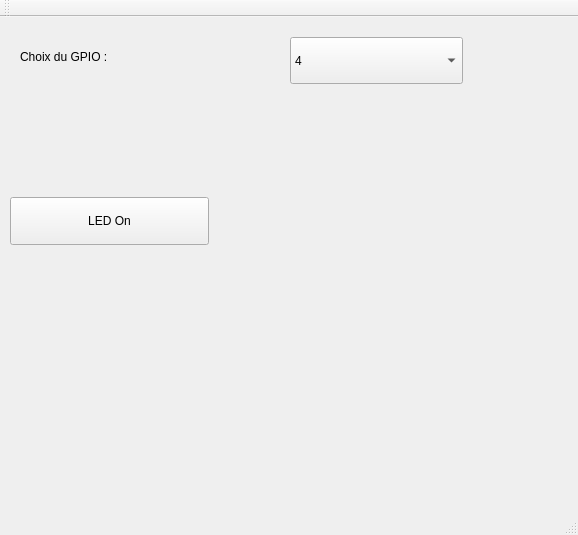
<?xml version="1.0" encoding="UTF-8"?>
<ui version="4.0">
 <class>CAppGpio</class>
 <widget class="QMainWindow" name="CAppGpio">
  <property name="geometry">
   <rect>
    <x>0</x>
    <y>0</y>
    <width>578</width>
    <height>535</height>
   </rect>
  </property>
  <property name="windowTitle">
   <string>CAppGpio</string>
  </property>
  <widget class="QWidget" name="centralWidget">
   <widget class="QPushButton" name="bpSS">
    <property name="geometry">
     <rect>
      <x>10</x>
      <y>180</y>
      <width>199</width>
      <height>48</height>
     </rect>
    </property>
    <property name="text">
     <string>LED On</string>
    </property>
   </widget>
   <widget class="QComboBox" name="comboBox">
    <property name="geometry">
     <rect>
      <x>290</x>
      <y>20</y>
      <width>173</width>
      <height>47</height>
     </rect>
    </property>
    <item>
     <property name="text">
      <string>4</string>
     </property>
    </item>
    <item>
     <property name="text">
      <string>10</string>
     </property>
    </item>
    <item>
     <property name="text">
      <string>8</string>
     </property>
    </item>
   </widget>
   <widget class="QLabel" name="lTexte">
    <property name="geometry">
     <rect>
      <x>20</x>
      <y>20</y>
      <width>271</width>
      <height>39</height>
     </rect>
    </property>
    <property name="text">
     <string>Choix du GPIO :</string>
    </property>
   </widget>
   <widget class="QLabel" name="label">
    <property name="geometry">
     <rect>
      <x>250</x>
      <y>110</y>
      <width>261</width>
      <height>301</height>
     </rect>
    </property>
    <property name="text">
     <string/>
    </property>
    <property name="pixmap">
     <pixmap>led-diode-256.jpg</pixmap>
    </property>
    <property name="scaledContents">
     <bool>false</bool>
    </property>
   </widget>
  </widget>
  <widget class="QMenuBar" name="menuBar">
   <property name="geometry">
    <rect>
     <x>0</x>
     <y>0</y>
     <width>578</width>
     <height>44</height>
    </rect>
   </property>
  </widget>
  <widget class="QToolBar" name="mainToolBar">
   <attribute name="toolBarArea">
    <enum>TopToolBarArea</enum>
   </attribute>
   <attribute name="toolBarBreak">
    <bool>false</bool>
   </attribute>
  </widget>
  <widget class="QStatusBar" name="statusBar"/>
 </widget>
 <layoutdefault spacing="6" margin="11"/>
 <resources/>
 <connections/>
</ui>
